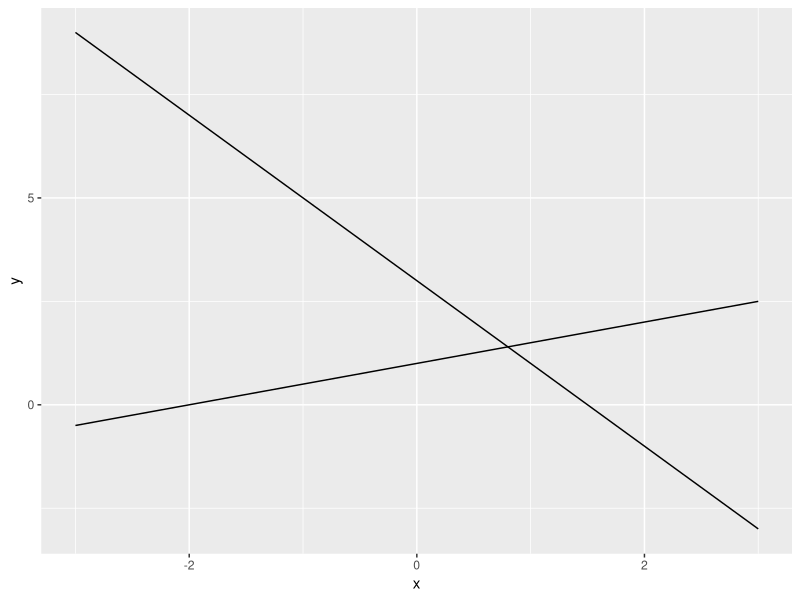
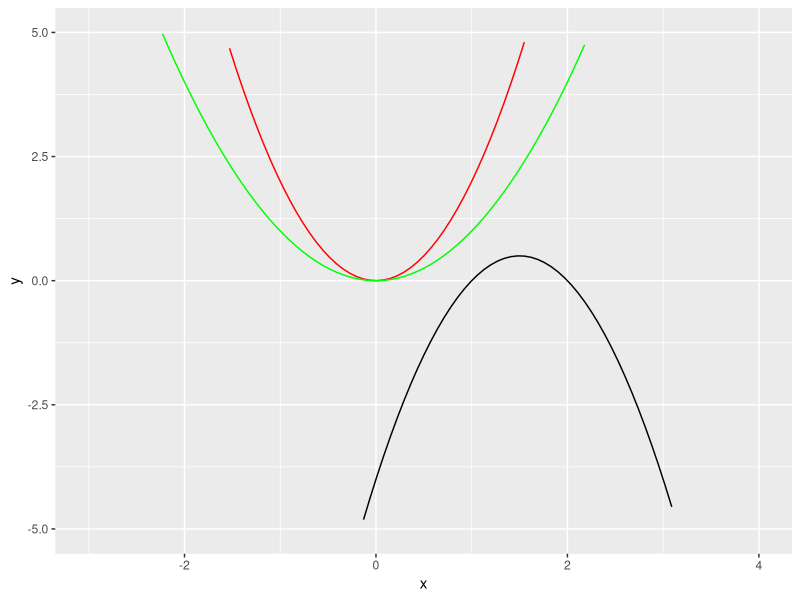

Reproduce these figures in R, in order.
## ---- chunk 1
library(ggplot2)
## ---- chunk 2
ggplot(data.frame(x=c(-3, 3)), aes(x)) + 
  stat_function(fun=function(x)-2*x+3, geom="line")  +
  stat_function(fun=function(x)(1/2)*x+1)
## ---- chunk 3
ggplot(data.frame(x=c(-3,4)), aes(x)) + 
  stat_function(fun=function(x)2*x^2, color="red") + 
  stat_function(fun=function(x)x^2, color="green") + 
  stat_function(fun=function(x)-2*x^2 + 6*x -4) + 
  ylim(c(-5, 5))
